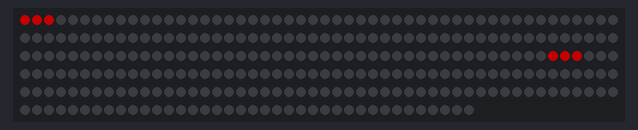
Simulated run of this sketch. Board: Arduino Uno, built with avr-gcc and run on an emulated ATmega328P. On the bench: 288 RGB LEDs in strip order, left to right, continuing on the next row. Dim RGB values are drawn brighter than linear; random numbers use the default seed unless the sketch sets one.

Above: at 0.15 s.
At 5.29 s:
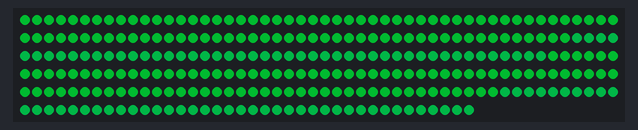
At 10.14 s:
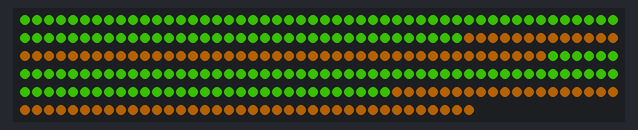
At 20.11 s:
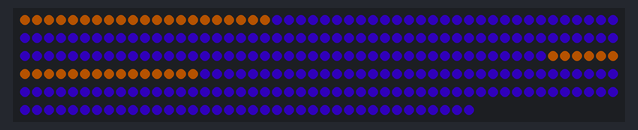
At 29.79 s:
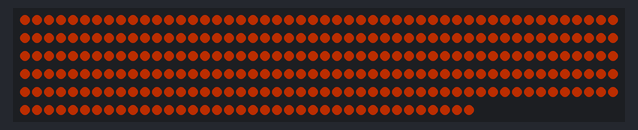
At 39.74 s:
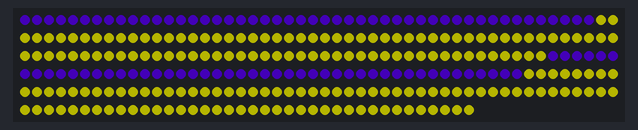

The sketch:

Bedroom_Poles.ino
```cpp
#include <EEPROM.h>
#include <FastLED.h>
#include <elapsedMillis.h>
#define NUM_LEDS 144*2

CRGB leds[NUM_LEDS];
#define DATA_PIN 3
#define CLOCK_PIN 2

int indexA = 0;
int hue;
int val;

void setup() {
  // put your setup code here, to run once:
FastLED.addLeds<APA102,DATA_PIN,CLOCK_PIN,BGR>(leds, NUM_LEDS);
 for (int i = 0; i< NUM_LEDS; i++){ leds[i] = CHSV(0, 0, 0);}
}

void loop() {
  // put your main code here, to run repeatedly:
loop_one(); //B
}
```

B.ino
```cpp
void loop_one (){

  if (indexA >= 144) {indexA = 0; hue = random (0,255);}


 leds[indexA] = CHSV(hue, 255, 155);
 leds[indexA+1] = CHSV(hue, 255, 155);
 leds[indexA+2] = CHSV(hue, 255, 155);


 leds[indexA +144] = CHSV(hue, 255, 155);
 leds[indexA +145] = CHSV(hue, 255, 155);
  leds[indexA +146] = CHSV(hue, 255, 155);

 indexA = indexA+3;

//for(int i = 0; i < 144; i++) { leds[i] = CHSV(95, 255, 255); }
//for(int i = 144; i < NUM_LEDS; i++) { leds[i] = CHSV(160, 255, 255); }
 FastLED.show();

  }
```
